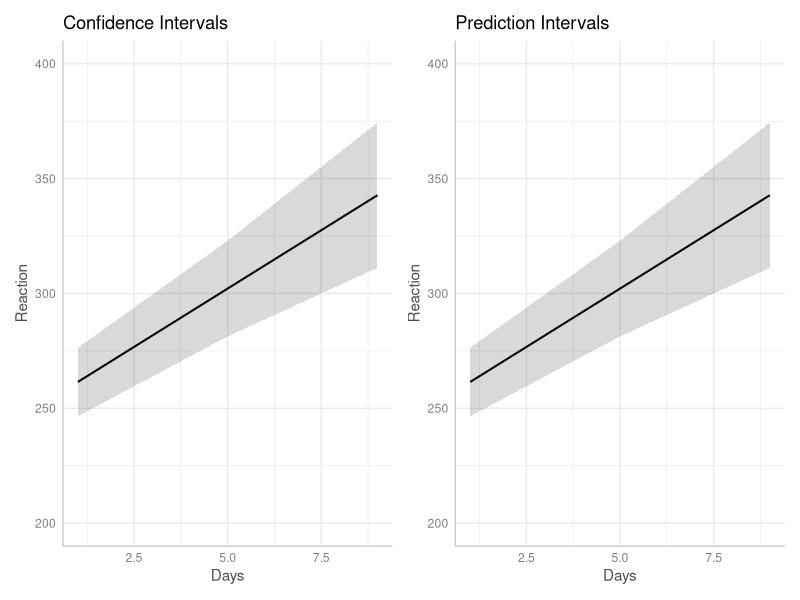
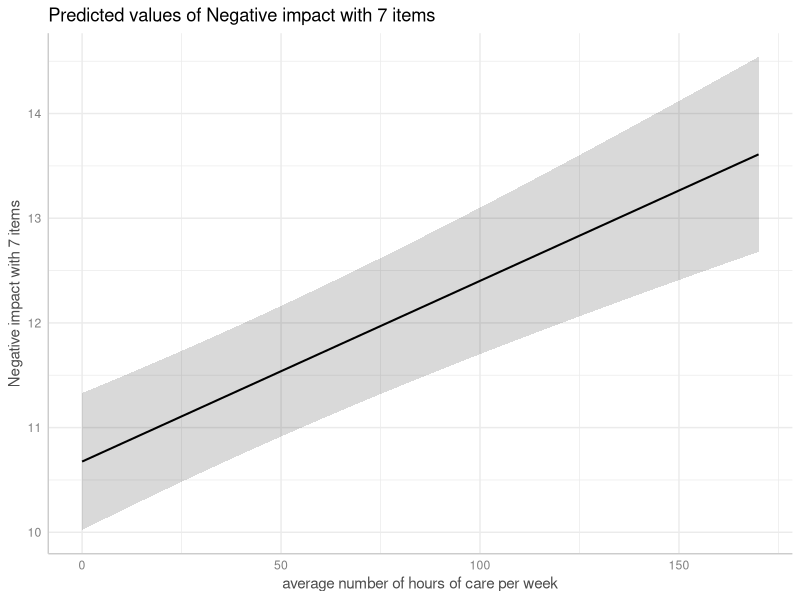
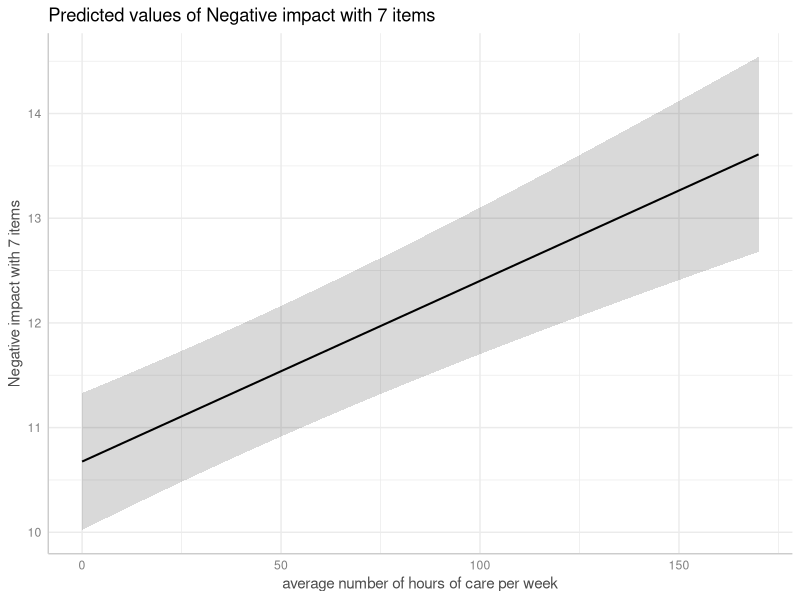
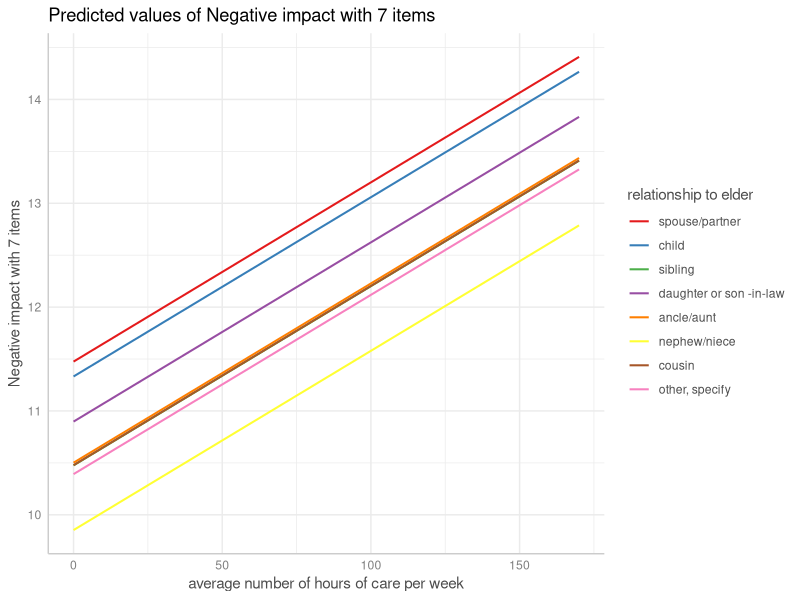
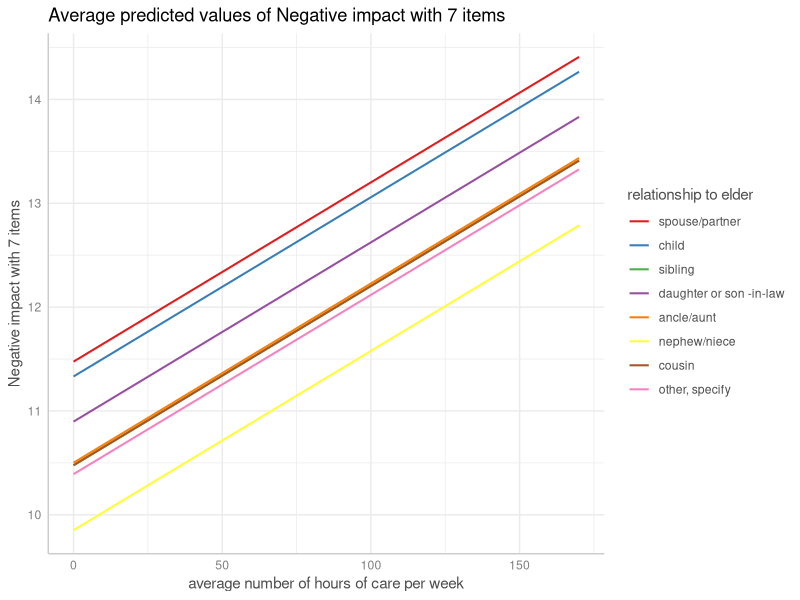
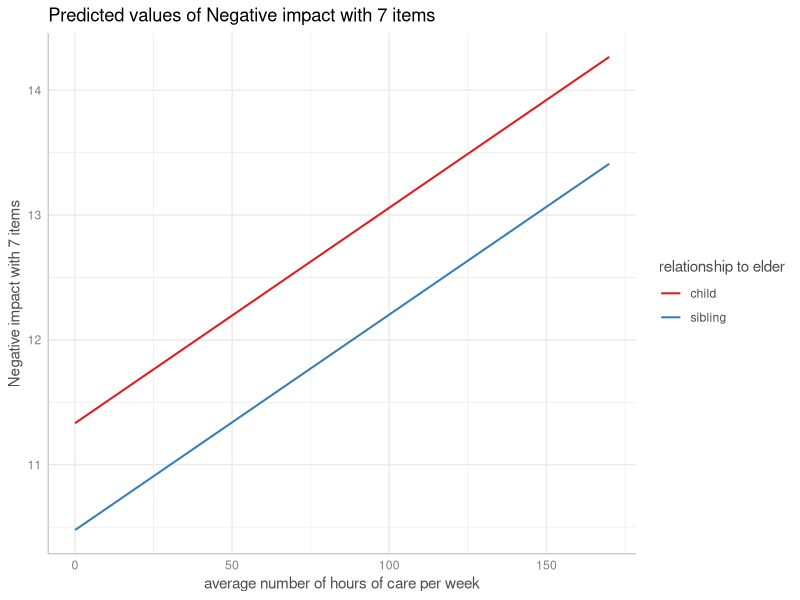
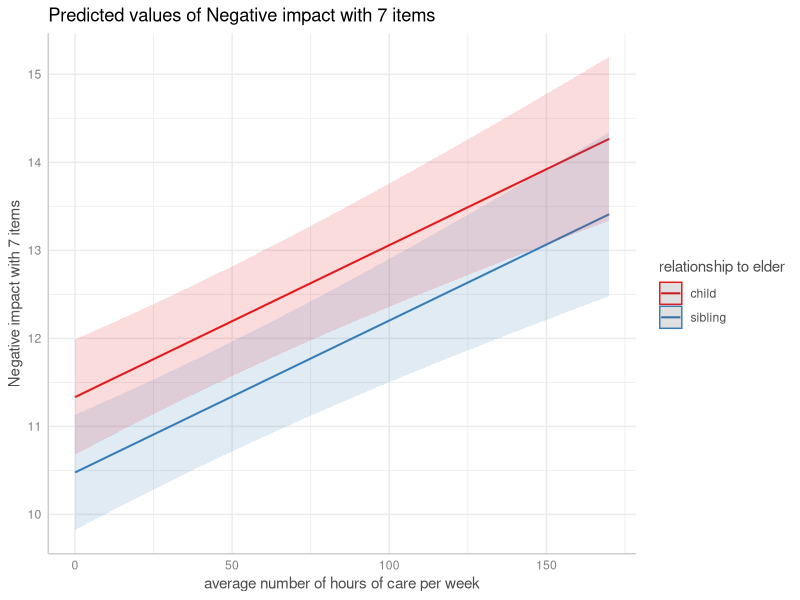
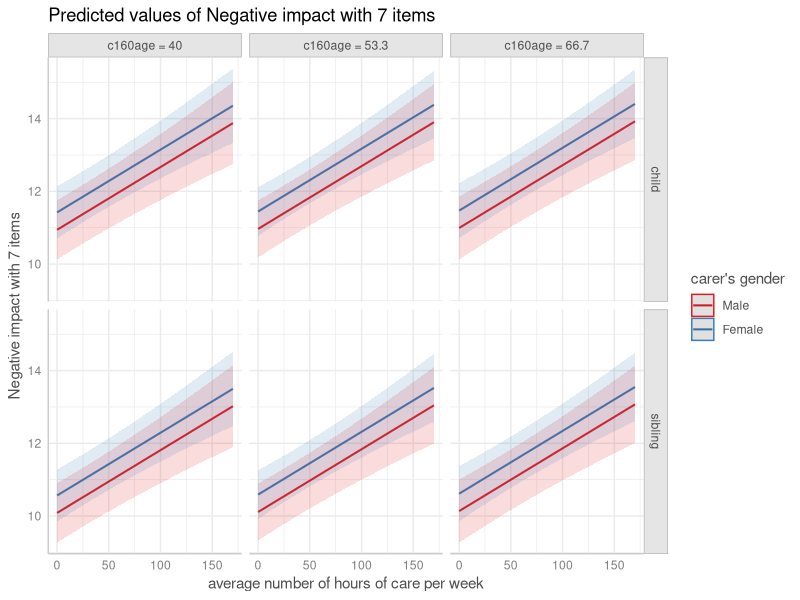

The R source for these figures, in order:
## ---- chunk 1
knitr::opts_chunk$set(collapse = TRUE, comment = "#>", dev = "png", fig.width = 7, fig.height = 4, message = FALSE, warning = FALSE)
options(width = 800)
if (!requireNamespace("ggplot2", quietly = TRUE) ||
    !requireNamespace("lme4", quietly = TRUE) ||
    !requireNamespace("glmmTMB", quietly = TRUE) ||
    !requireNamespace("patchwork", quietly = TRUE) ||
    !requireNamespace("sjlabelled", quietly = TRUE)) {
  knitr::opts_chunk$set(eval = FALSE)
}
## ---- chunk 2
library(ggeffects)
library(lme4)
data(sleepstudy)

# balanced data set
m <- lmer(Reaction ~ Days + (1 + Days | Subject), data = sleepstudy)

# conditional predictions
predict_response(m, "Days [1,5,9]")

# average marginal predictions
predict_response(m, "Days [1,5,9]", margin = "empirical")

# create imbalanced data set
set.seed(123)
strapped <- sleepstudy[sample.int(nrow(sleepstudy), nrow(sleepstudy), replace = TRUE), ]
m <- lmer(Reaction ~ Days + (1 + Days | Subject), data = strapped)

# conditional predictions
predict_response(m, "Days [1,5,9]")

# average marginal predictions
predict_response(m, "Days [1,5,9]", margin = "empirical")
## ---- chunk 3
predict_response(m, "Days [1,5,9]", type = "random")

# Or as comparison via plots:
library(patchwork)
library(ggplot2)
pr1 <- predict_response(m, "Days [1,5,9]")
pr2 <- predict_response(m, "Days [1,5,9]", type = "random")
plot(pr1, limits = c(200, 400)) +
  ggtitle("Confidence Intervals") +
  plot(pr2, limits = c(200, 400)) +
  ggtitle("Prediction Intervals")
## ---- chunk 4
predict_response(m, "Days", type = "simulate")
## ---- chunk 5
library(glmmTMB)
set.seed(123)
sleepstudy$x <- as.factor(sample(1:3, nrow(sleepstudy), replace = TRUE))
# REML is FALSE
m1 <- glmmTMB(Reaction ~ Days + x + (1 + Days | Subject), data = sleepstudy, REML = FALSE)
# REML is TRUE
m2 <- glmmTMB(Reaction ~ Days + x + (1 + Days | Subject), data = sleepstudy, REML = TRUE)

# predictions when REML is FALSE - no difference between type = "fixed"
# and type = "random" in predictions, only for intervals
predict_response(m1, "Days [1:3]")
predict_response(m1, "Days [1:3]", type = "random")

# predictions when REML is TRUE - we now see a difference both
# for intervals *and* predictions
predict_response(m2, "Days [1:3]")
predict_response(m2, "Days[1:3]", type = "random")
## ---- chunk 6
library(glmmTMB)
data(Salamanders)
m <- glmmTMB(
  count ~ spp + mined + (1 | site),
  ziformula = ~ spp + mined,
  family = truncated_poisson,
  data = Salamanders
)
## ---- chunk 7
predict_response(m, "spp")

predict_response(m, "spp", type = "random")
## ---- chunk 8
predict_response(m, "spp", type = "zero_inflated")
## ---- chunk 9
predict_response(m, "spp", type = "simulate")
## ---- chunk 10
predict_response(m, "spp", margin = "empirical")
## ---- chunk 11
library(sjlabelled)
data(efc)
efc$e15relat <- as_label(efc$e15relat)
m <- lmer(neg_c_7 ~ c12hour + c160age + c161sex + (1 | e15relat), data = efc)
me <- predict_response(m, terms = "c12hour")
plot(me)
## ---- chunk 12
me <- predict_response(m, terms = "c12hour", type = "random")
plot(me)
## ---- chunk 13
me <- predict_response(m, terms = c("c12hour", "e15relat"), type = "random")
plot(me, show_ci = FALSE)
## ---- chunk 14
me <- predict_response(m, terms = c("c12hour", "e15relat"), margin = "empirical")
plot(me, show_ci = FALSE)
## ---- chunk 15
me <- predict_response(m, terms = c("c12hour", "e15relat [child,sibling]"), type = "random")
plot(me, show_ci = FALSE)
## ---- chunk 16
plot(me)
## ---- chunk 17
me <- predict_response(
  m,
  terms = c("c12hour", "c161sex", "c160age", "e15relat [child,sibling]"),
  type = "random"
)
plot(me, n_rows = 2)
## ---- chunk 18
set.seed(123)
m <- lmer(Reaction ~ Days + (1 + Days | Subject), data = sleepstudy)
me <- predict_response(m, terms = c("Days", "Subject [sample=7]"), type = "random")
plot(me)
## ---- chunk 19
plot(me, show_data = TRUE, show_ci = FALSE)
## ---- chunk 20
me <- predict_response(
  m,
  terms = c("Days", "Subject [sample=7]"),
  type = "random",
  interval = "confidence"
)
# for average marginal effects, this would be:
# predict_response(m, terms = c("Days", "Subject [sample=7]"), margin = "empirical")
plot(me)
## ---- chunk 21
data("sleepstudy", package = "lme4")
# mixed model with lme4
m_lmer <- lme4::lmer(Reaction ~ poly(Days, 2) + (1 | Subject),
  data = sleepstudy
)
# equivalent model, random effects are defined via s(..., bs = "re")
m_gam <- mgcv::gam(Reaction ~ poly(Days, 2) + s(Subject, bs = "re"),
  family = gaussian(), data = sleepstudy, method = "ML"
)

# predictions are identical
predict_response(m_gam, terms = "Days", exclude = "s(Subject)", newdata.guaranteed = TRUE)

predict_response(m_lmer, terms = "Days")
